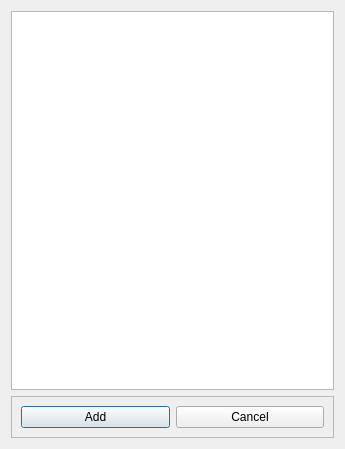
<?xml version="1.0" encoding="UTF-8"?>
<ui version="4.0">
 <class>Dialog</class>
 <widget class="QDialog" name="Dialog">
  <property name="geometry">
   <rect>
    <x>0</x>
    <y>0</y>
    <width>345</width>
    <height>449</height>
   </rect>
  </property>
  <property name="sizePolicy">
   <sizepolicy hsizetype="Preferred" vsizetype="Preferred">
    <horstretch>0</horstretch>
    <verstretch>0</verstretch>
   </sizepolicy>
  </property>
  <property name="windowTitle">
   <string>Functions and properties</string>
  </property>
  <property name="layoutDirection">
   <enum>Qt::LeftToRight</enum>
  </property>
  <layout class="QGridLayout" name="gridLayout_2">
   <item row="2" column="1">
    <widget class="QFrame" name="frame">
     <property name="sizePolicy">
      <sizepolicy hsizetype="Preferred" vsizetype="Fixed">
       <horstretch>0</horstretch>
       <verstretch>0</verstretch>
      </sizepolicy>
     </property>
     <property name="frameShape">
      <enum>QFrame::StyledPanel</enum>
     </property>
     <property name="frameShadow">
      <enum>QFrame::Raised</enum>
     </property>
     <layout class="QHBoxLayout" name="horizontalLayout">
      <item>
       <widget class="QPushButton" name="add_function_button">
        <property name="sizePolicy">
         <sizepolicy hsizetype="Minimum" vsizetype="Fixed">
          <horstretch>0</horstretch>
          <verstretch>0</verstretch>
         </sizepolicy>
        </property>
        <property name="text">
         <string>Add</string>
        </property>
       </widget>
      </item>
      <item>
       <widget class="QPushButton" name="cancel_function_button">
        <property name="sizePolicy">
         <sizepolicy hsizetype="Minimum" vsizetype="Fixed">
          <horstretch>0</horstretch>
          <verstretch>0</verstretch>
         </sizepolicy>
        </property>
        <property name="layoutDirection">
         <enum>Qt::LeftToRight</enum>
        </property>
        <property name="text">
         <string>Cancel</string>
        </property>
       </widget>
      </item>
     </layout>
    </widget>
   </item>
   <item row="0" column="1">
    <widget class="QListView" name="functions_properties_list_add">
     <property name="whatsThis">
      <string/>
     </property>
    </widget>
   </item>
  </layout>
 </widget>
 <resources/>
 <connections/>
</ui>
